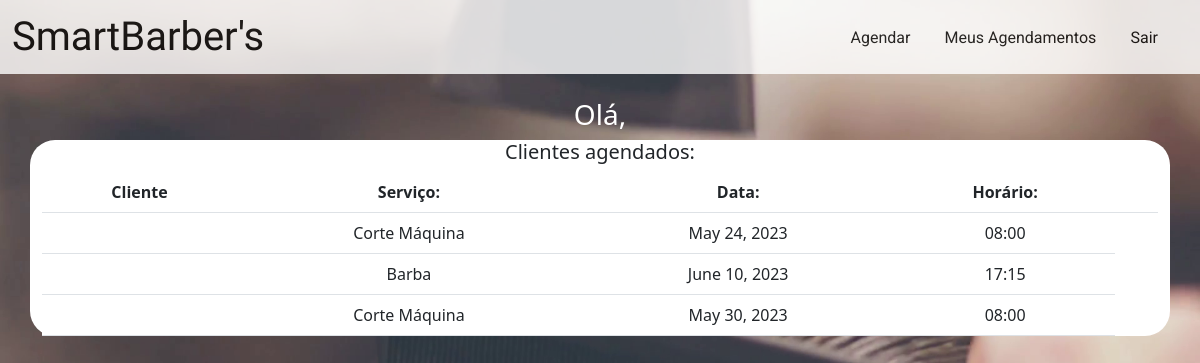
Screenshot of /core/clientesAgendados/ (signed in) with the database file from the repository.
### core/models.py (models this page shows, shortened)
class Agendamento(models.Model):
    id = models.AutoField(primary_key=True)
    servico = models.CharField(max_length=100, verbose_name='servico')
    valor = models.DecimalField(max_digits=6, decimal_places=2, default=0)
    user = models.ForeignKey(get_user_model(), on_delete=models.CASCADE)
    data = models.DateField(null=False, blank=False,verbose_name='data')
    horario = models.CharField(max_length=12, verbose_name='horario')

### core/views.py (the view)
# urls.py: path('clientesAgendados/', views.clientesAgendados, name="clientesAgendados"),
def clientesAgendados(request):
    varServicos = Servicos.objects.all()
    varHorarios = Horarios.objects.all()
    varAgendamentos = Agendamento.objects.all()
    return render(request, "clientesAgendados.html", {"servicos" : varServicos , "horarios" : varHorarios, "agendamentos" : varAgendamentos})

### core/templates/clientesAgendados.html
{% extends 'template_base.html' %}
{% block conteudo %}
<br>
<h3 style="color: white;">Olá, {{user.first_name}}</h3>
<div class="container" id="container_clientes">
    <h5>Clientes agendados:</h5>
    <table class="table" id="agendamentos_table">
        <thead>
            <tr>
                <th scope="col">Cliente</th>
                <th scope="col">Serviço:</th>
                <th scope="col">Data:</th>
                <th scope="col">Horário:</th>
                <th scope="col"></th>
            </tr>
        </thead>
        <tbody>
            {% for agendamento in agendamentos %}
            <tr>
                <td> {{user.first_name}}</td>
                <td> {{agendamento.servico}} </td>
                <td> {{agendamento.data}} </td>
                <td> {{agendamento.horario}} </td>
            </tr>
            {% endfor %}
        </tbody>
    </table>
</div>
{% endblock %}

### core/static/css/style.css (style rules this page uses)
body { background-image:url("../img/fundo_paginaInicial.png"); background-repeat: no-repeat; background-size: 100% 100%; }
html { height: 100%; text-align: center; }
#agendamentos_table { width: 100%; }
#container_clientes { background-color: rgba(255,255,255, 1); border-radius: 25px; }

### rows the page displays
Agendamento: servico "Corte Máquina", data "May 24, 2023", horario "08:00"
Agendamento: servico "Barba", data "June 10, 2023", horario "17:15"
Agendamento: servico "Corte Máquina", data "May 30, 2023", horario "08:00"
